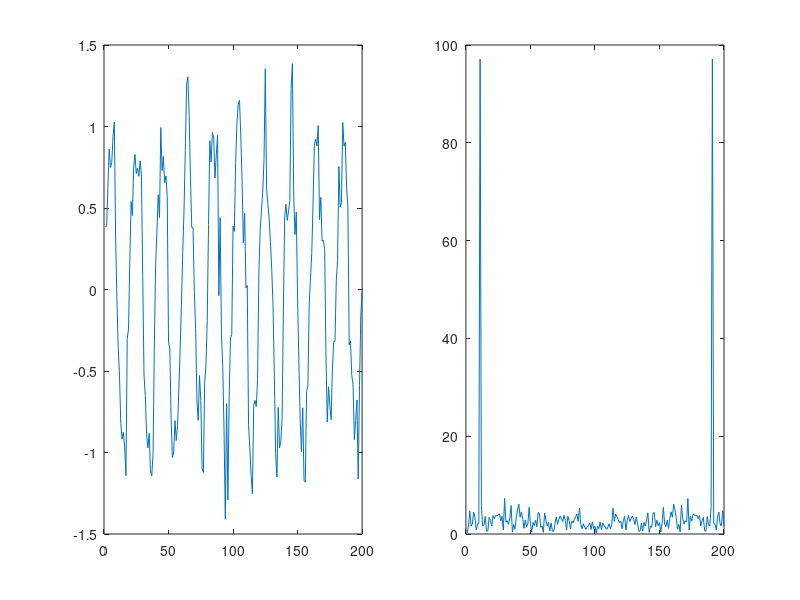

This figure's MATLAB source:
%% Generovanie signalu - sinus s orezanymi vrcholmi

clear all;

% pocet period
pocet_period = 10;
% frekvencia vzorkovania
FVZ = 2000;
% frekvencia sinusu
frekv = 100;
% velkost sumu
% zadava sa amplituda sumu s normalnym rozdelenim (0,1)
Asum = 0.2;
% orezanie (0 - obidve, 1 - len neparne, 2 - len parne)
orezanie = 2;
% skreslenie - hodnota vystupu, od ktorej je signal orezavany
skreslenie_neparne = 0.9;
skreslenie_parne = 0.9;

dlzka = pocet_period*FVZ/frekv;
sinus = zeros(1,dlzka);

% hlavny cylkus
for i=1:dlzka
    pom = sin(2*pi*frekv*i/FVZ);
    sum = Asum * randn;
%    neparne polvlny
    if (pom > 0)
        if (orezanie < 2)
            if (pom >= skreslenie_neparne)
                sinus(i) = skreslenie_neparne + sum;
            end
        else
            sinus(i) = pom + sum;
        end
        if (pom <= skreslenie_neparne)
            sinus(i) = pom + sum;
        end
    end

%    parne polvlny
    if (pom < 0)
        if (orezanie ~= 1)
            if (pom <= -skreslenie_parne)
                sinus(i) = -skreslenie_parne + sum;
            end
        else
            sinus(i) = pom + sum;
        end
        if (pom >= -skreslenie_parne)
            sinus(i) = pom + sum;
        end
    end
end

% ulozenie matice
save sinus.mat sinus FVZ frekv;

% vykreslenie
figure;
subplot(1,2,1); 
plot(sinus);

subplot(1,2,2); 
plot(abs(fft(sinus)));
